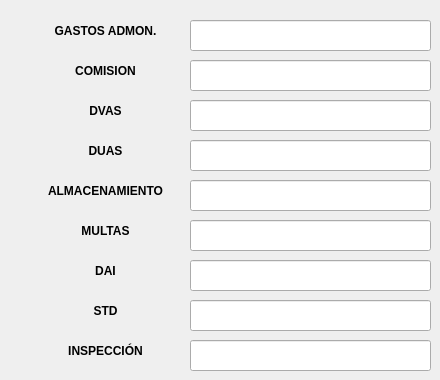
     <widget class="QWidget" name="tab_19">
      <attribute name="title">
       <string>ADUANERO</string>
      </attribute>
      <widget class="QLabel" name="label_79">
       <property name="geometry">
        <rect>
         <x>40</x>
         <y>100</y>
         <width>131</width>
         <height>21</height>
        </rect>
       </property>
       <property name="font">
        <font>
         <pointsize>9</pointsize>
         <weight>75</weight>
         <bold>true</bold>
        </font>
       </property>
       <property name="text">
        <string>DVAS</string>
       </property>
       <property name="alignment">
        <set>Qt::AlignCenter</set>
       </property>
      </widget>
      <widget class="QLineEdit" name="lineEdit_aduanero_comision">
       <property name="geometry">
        <rect>
         <x>190</x>
         <y>60</y>
         <width>241</width>
         <height>31</height>
        </rect>
       </property>
      </widget>
      <widget class="QLabel" name="label_80">
       <property name="geometry">
        <rect>
         <x>40</x>
         <y>20</y>
         <width>131</width>
         <height>21</height>
        </rect>
       </property>
       <property name="font">
        <font>
         <pointsize>9</pointsize>
         <weight>75</weight>
         <bold>true</bold>
        </font>
       </property>
       <property name="text">
        <string>GASTOS ADMON.</string>
       </property>
       <property name="alignment">
        <set>Qt::AlignCenter</set>
       </property>
      </widget>
      <widget class="QLineEdit" name="lineEdit_aduanero_gastos_admon">
       <property name="geometry">
        <rect>
         <x>190</x>
         <y>20</y>
         <width>241</width>
         <height>31</height>
        </rect>
       </property>
      </widget>
      <widget class="QLabel" name="label_81">
       <property name="geometry">
        <rect>
         <x>40</x>
         <y>60</y>
         <width>131</width>
         <height>21</height>
        </rect>
       </property>
       <property name="font">
        <font>
         <pointsize>9</pointsize>
         <weight>75</weight>
         <bold>true</bold>
        </font>
       </property>
       <property name="text">
        <string>COMISION</string>
       </property>
       <property name="alignment">
        <set>Qt::AlignCenter</set>
       </property>
      </widget>
      <widget class="QLineEdit" name="lineEdit_aduanero_dvas">
       <property name="geometry">
        <rect>
         <x>190</x>
         <y>100</y>
         <width>241</width>
         <height>31</height>
        </rect>
       </property>
      </widget>
      <widget class="QLineEdit" name="lineEdit_aduanero_duas">
       <property name="geometry">
        <rect>
         <x>190</x>
         <y>140</y>
         <width>241</width>
         <height>31</height>
        </rect>
       </property>
      </widget>
      <widget class="QLabel" name="label_82">
       <property name="geometry">
        <rect>
         <x>40</x>
         <y>140</y>
         <width>131</width>
         <height>21</height>
        </rect>
       </property>
       <property name="font">
        <font>
         <pointsize>9</pointsize>
         <weight>75</weight>
         <bold>true</bold>
        </font>
       </property>
       <property name="text">
        <string>DUAS</string>
       </property>
       <property name="alignment">
        <set>Qt::AlignCenter</set>
       </property>
      </widget>
      <widget class="QLabel" name="label_83">
       <property name="geometry">
        <rect>
         <x>40</x>
         <y>180</y>
         <width>131</width>
         <height>21</height>
        </rect>
       </property>
       <property name="font">
        <font>
         <pointsize>9</pointsize>
         <weight>75</weight>
         <bold>true</bold>
        </font>
       </property>
       <property name="text">
        <string>ALMACENAMIENTO</string>
       </property>
       <property name="alignment">
        <set>Qt::AlignCenter</set>
       </property>
      </widget>
      <widget class="QLineEdit" name="lineEdit_aduanero_almacenamiento">
       <property name="geometry">
        <rect>
         <x>190</x>
         <y>180</y>
         <width>241</width>
         <height>31</height>
        </rect>
       </property>
      </widget>
      <widget class="QLineEdit" name="lineEdit_aduanero_multas">
       <property name="geometry">
        <rect>
         <x>190</x>
         <y>220</y>
         <width>241</width>
         <height>31</height>
        </rect>
       </property>
      </widget>
      <widget class="QLabel" name="label_84">
       <property name="geometry">
        <rect>
         <x>40</x>
         <y>220</y>
         <width>131</width>
         <height>21</height>
        </rect>
       </property>
       <property name="font">
        <font>
         <pointsize>9</pointsize>
         <weight>75</weight>
         <bold>true</bold>
        </font>
       </property>
       <property name="text">
        <string>MULTAS</string>
       </property>
       <property name="alignment">
        <set>Qt::AlignCenter</set>
       </property>
      </widget>
      <widget class="QLineEdit" name="lineEdit_aduanero_dai">
       <property name="geometry">
        <rect>
         <x>190</x>
         <y>260</y>
         <width>241</width>
         <height>31</height>
        </rect>
       </property>
      </widget>
      <widget class="QLabel" name="label_85">
       <property name="geometry">
        <rect>
         <x>40</x>
         <y>260</y>
         <width>131</width>
         <height>21</height>
        </rect>
       </property>
       <property name="font">
        <font>
         <pointsize>9</pointsize>
         <weight>75</weight>
         <bold>true</bold>
        </font>
       </property>
       <property name="text">
        <string>DAI</string>
       </property>
       <property name="alignment">
        <set>Qt::AlignCenter</set>
       </property>
      </widget>
      <widget class="QLabel" name="label_86">
       <property name="geometry">
        <rect>
         <x>40</x>
         <y>300</y>
         <width>131</width>
         <height>21</height>
        </rect>
       </property>
       <property name="font">
        <font>
         <pointsize>9</pointsize>
         <weight>75</weight>
         <bold>true</bold>
        </font>
       </property>
       <property name="text">
        <string>STD</string>
       </property>
       <property name="alignment">
        <set>Qt::AlignCenter</set>
       </property>
      </widget>
      <widget class="QLineEdit" name="lineEdit_aduanero_std">
       <property name="geometry">
        <rect>
         <x>190</x>
         <y>300</y>
         <width>241</width>
         <height>31</height>
        </rect>
       </property>
      </widget>
      <widget class="QLineEdit" name="lineEdit_aduanero_inspeccion">
       <property name="geometry">
        <rect>
         <x>190</x>
         <y>340</y>
         <width>241</width>
         <height>31</height>
        </rect>
       </property>
      </widget>
      <widget class="QLabel" name="label_87">
       <property name="geometry">
        <rect>
         <x>40</x>
         <y>340</y>
         <width>131</width>
         <height>21</height>
        </rect>
       </property>
       <property name="font">
        <font>
         <pointsize>9</pointsize>
         <weight>75</weight>
         <bold>true</bold>
        </font>
       </property>
       <property name="text">
        <string>INSPECCIÓN</string>
       </property>
       <property name="alignment">
        <set>Qt::AlignCenter</set>
       </property>
      </widget>
     </widget>
